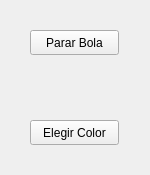
<?xml version="1.0" encoding="UTF-8"?>
<ui version="4.0">
 <class>WidgetBola</class>
 <widget class="QWidget" name="WidgetBola">
  <property name="geometry">
   <rect>
    <x>0</x>
    <y>0</y>
    <width>150</width>
    <height>175</height>
   </rect>
  </property>
  <property name="windowTitle">
   <string>Form</string>
  </property>
  <widget class="QPushButton" name="botonParar">
   <property name="geometry">
    <rect>
     <x>30</x>
     <y>30</y>
     <width>89</width>
     <height>25</height>
    </rect>
   </property>
   <property name="text">
    <string>Parar Bola</string>
   </property>
  </widget>
  <widget class="QPushButton" name="botonColor">
   <property name="geometry">
    <rect>
     <x>30</x>
     <y>120</y>
     <width>89</width>
     <height>25</height>
    </rect>
   </property>
   <property name="text">
    <string>Elegir Color</string>
   </property>
  </widget>
 </widget>
 <resources/>
 <connections/>
</ui>
